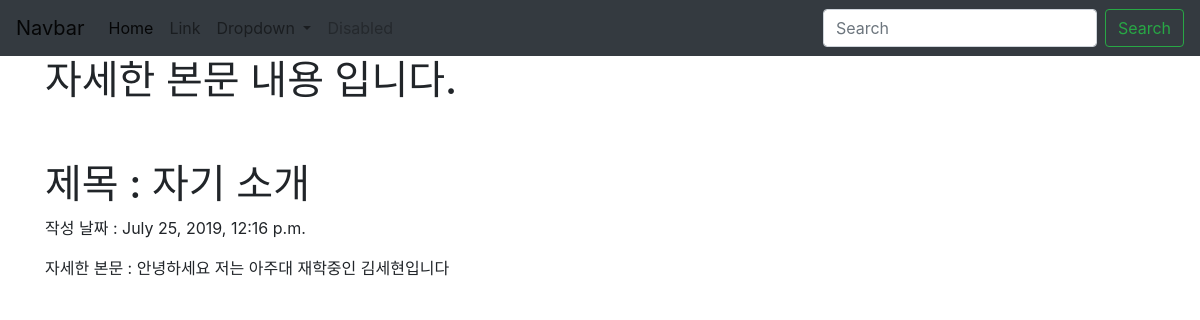
Page /blog/2 on the committed database.
### blog/models.py (models this page shows, shortened)
class Blog(models.Model):
    title = models.CharField(max_length=200)
    pub_date = models.DateTimeField('date published')
    body = models.TextField()

### blog/views.py (the view)
# urls.py: path('blog/<int:blog_id>', blog.views.detail, name = "detail"),
def detail(request, blog_id):
    blog_detail = get_object_or_404(Blog, pk = blog_id)
    return render(request, 'detail.html', {'blog': blog_detail})

### blog/templates/detail.html (shortened to what this page needs)
<head>
    <link rel="stylesheet" href="https://stackpath.bootstrapcdn.com/bootstrap/4.3.1/css/bootstrap.min.css">
</head>
<body>
    <nav class="navbar navbar-expand-lg navbar-light bg-dark">
  <a class="navbar-brand" href="#">Navbar</a>
  <div class="collapse navbar-collapse" id="navbarSupportedContent">
    <ul class="navbar-nav mr-auto">
      <li class="nav-item active">
        <a class="nav-link" href="#">Home <span class="sr-only">(current)</span></a>
      </li>
      <li class="nav-item">
        <a class="nav-link" href="#">Link</a>
      </li>
      <li class="nav-item dropdown">
        <a class="nav-link dropdown-toggle" href="#" id="navbarDropdown" role="button" data-toggle="dropdown" aria-haspopup="true" aria-expanded="false">
          Dropdown
        </a>
      </li>
      <li class="nav-item">
        <a class="nav-link disabled" href="#" tabindex="-1" aria-disabled="true">Disabled</a>
      </li>
    </ul>
    <form class="form-inline my-2 my-lg-0">
      <input class="form-control mr-sm-2" type="search" placeholder="Search" aria-label="Search">
      <button class="btn btn-outline-success my-2 my-sm-0" type="submit">Search</button>
    </form>
  </div>
</nav>
    <div class="container">
    <h1> 자세한 본문 내용 입니다. </h1>
    <br><br>
    <h1> 제목 : {{blog.title}} </h1>
    <p> 작성 날짜 : {{blog.pub_date}} </p>
    <p> 자세한 본문 : {{blog.body}} </p>
    </div>
</body>

### rows in the picture
Blog: title "자기 소개", pub_date "July 25, 2019, 12:16 p.m.", body "안녕하세요 저는 아주대 재학중인 김세현입니다"
